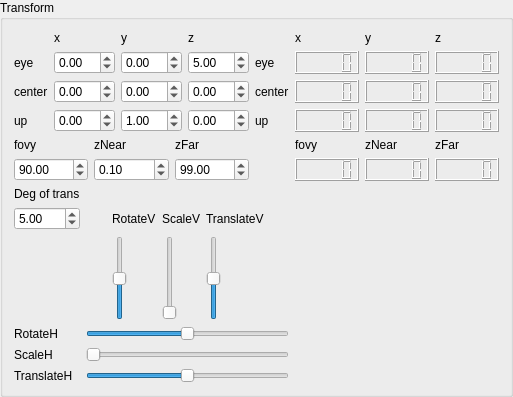
     <widget class="QGroupBox" name="Transforms">
      <property name="title">
       <string>Transform</string>
      </property>
      <layout class="QGridLayout" name="gridLayout_6">
       <item row="0" column="0">
        <layout class="QGridLayout" name="gridLayout_2">
         <item row="0" column="1">
          <widget class="QLabel" name="label_10">
           <property name="text">
            <string>x</string>
           </property>
          </widget>
         </item>
         <item row="0" column="2">
          <widget class="QLabel" name="label_11">
           <property name="text">
            <string>y</string>
           </property>
          </widget>
         </item>
         <item row="0" column="3">
          <widget class="QLabel" name="label_12">
           <property name="text">
            <string>z</string>
           </property>
          </widget>
         </item>
         <item row="1" column="0">
          <widget class="QLabel" name="label_7">
           <property name="text">
            <string>eye</string>
           </property>
          </widget>
         </item>
         <item row="1" column="1">
          <widget class="QDoubleSpinBox" name="eyeX">
           <property name="minimum">
            <double>-20.000000000000000</double>
           </property>
           <property name="maximum">
            <double>20.000000000000000</double>
           </property>
           <property name="singleStep">
            <double>0.500000000000000</double>
           </property>
           <property name="value">
            <double>0.000000000000000</double>
           </property>
          </widget>
         </item>
         <item row="1" column="2">
          <widget class="QDoubleSpinBox" name="eyeY">
           <property name="minimum">
            <double>-20.000000000000000</double>
           </property>
           <property name="maximum">
            <double>20.000000000000000</double>
           </property>
           <property name="singleStep">
            <double>0.500000000000000</double>
           </property>
          </widget>
         </item>
         <item row="1" column="3">
          <widget class="QDoubleSpinBox" name="eyeZ">
           <property name="minimum">
            <double>-20.000000000000000</double>
           </property>
           <property name="maximum">
            <double>20.000000000000000</double>
           </property>
           <property name="singleStep">
            <double>0.500000000000000</double>
           </property>
           <property name="value">
            <double>5.000000000000000</double>
           </property>
          </widget>
         </item>
         <item row="2" column="0">
          <widget class="QLabel" name="label_8">
           <property name="text">
            <string>center</string>
           </property>
          </widget>
         </item>
         <item row="2" column="1">
          <widget class="QDoubleSpinBox" name="centerX">
           <property name="minimum">
            <double>-20.000000000000000</double>
           </property>
           <property name="maximum">
            <double>20.000000000000000</double>
           </property>
           <property name="singleStep">
            <double>0.500000000000000</double>
           </property>
          </widget>
         </item>
         <item row="2" column="2">
          <widget class="QDoubleSpinBox" name="centerY">
           <property name="minimum">
            <double>-20.000000000000000</double>
           </property>
           <property name="maximum">
            <double>20.000000000000000</double>
           </property>
           <property name="singleStep">
            <double>0.500000000000000</double>
           </property>
          </widget>
         </item>
         <item row="2" column="3">
          <widget class="QDoubleSpinBox" name="centerZ">
           <property name="minimum">
            <double>-20.000000000000000</double>
           </property>
           <property name="maximum">
            <double>20.000000000000000</double>
           </property>
           <property name="singleStep">
            <double>0.500000000000000</double>
           </property>
          </widget>
         </item>
         <item row="3" column="0">
          <widget class="QLabel" name="label_9">
           <property name="text">
            <string>up</string>
           </property>
          </widget>
         </item>
         <item row="3" column="1">
          <widget class="QDoubleSpinBox" name="upX">
           <property name="minimum">
            <double>-20.000000000000000</double>
           </property>
           <property name="maximum">
            <double>20.000000000000000</double>
           </property>
           <property name="singleStep">
            <double>0.500000000000000</double>
           </property>
          </widget>
         </item>
         <item row="3" column="2">
          <widget class="QDoubleSpinBox" name="upY">
           <property name="minimum">
            <double>-20.000000000000000</double>
           </property>
           <property name="maximum">
            <double>20.000000000000000</double>
           </property>
           <property name="singleStep">
            <double>0.500000000000000</double>
           </property>
           <property name="value">
            <double>1.000000000000000</double>
           </property>
          </widget>
         </item>
         <item row="3" column="3">
          <widget class="QDoubleSpinBox" name="upZ">
           <property name="minimum">
            <double>-20.000000000000000</double>
           </property>
           <property name="maximum">
            <double>20.000000000000000</double>
           </property>
           <property name="singleStep">
            <double>0.500000000000000</double>
           </property>
          </widget>
         </item>
        </layout>
       </item>
       <item row="0" column="1" colspan="2">
        <layout class="QGridLayout" name="gridLayout_4">
         <item row="0" column="1">
          <widget class="QLabel" name="label_20">
           <property name="text">
            <string>x</string>
           </property>
          </widget>
         </item>
         <item row="0" column="2">
          <widget class="QLabel" name="label_21">
           <property name="text">
            <string>y</string>
           </property>
          </widget>
         </item>
         <item row="0" column="3">
          <widget class="QLabel" name="label_22">
           <property name="text">
            <string>z</string>
           </property>
          </widget>
         </item>
         <item row="1" column="0">
          <widget class="QLabel" name="label_17">
           <property name="text">
            <string>eye</string>
           </property>
          </widget>
         </item>
         <item row="1" column="1">
          <widget class="QLCDNumber" name="eyeXdisp"/>
         </item>
         <item row="1" column="2">
          <widget class="QLCDNumber" name="eyeYdisp"/>
         </item>
         <item row="1" column="3">
          <widget class="QLCDNumber" name="eyeZdisp"/>
         </item>
         <item row="2" column="0">
          <widget class="QLabel" name="label_18">
           <property name="text">
            <string>center</string>
           </property>
          </widget>
         </item>
         <item row="2" column="1">
          <widget class="QLCDNumber" name="centerXdisp"/>
         </item>
         <item row="2" column="2">
          <widget class="QLCDNumber" name="centerYdisp"/>
         </item>
         <item row="2" column="3">
          <widget class="QLCDNumber" name="centerZdisp"/>
         </item>
         <item row="3" column="0">
          <widget class="QLabel" name="label_19">
           <property name="text">
            <string>up</string>
           </property>
          </widget>
         </item>
         <item row="3" column="1">
          <widget class="QLCDNumber" name="upXdisp"/>
         </item>
         <item row="3" column="2">
          <widget class="QLCDNumber" name="upYdisp"/>
         </item>
         <item row="3" column="3">
          <widget class="QLCDNumber" name="upZdisp"/>
         </item>
        </layout>
       </item>
       <item row="1" column="0">
        <layout class="QGridLayout" name="gridLayout_3">
         <item row="0" column="0">
          <widget class="QLabel" name="label_13">
           <property name="text">
            <string>fovy</string>
           </property>
          </widget>
         </item>
         <item row="0" column="1">
          <widget class="QLabel" name="label_14">
           <property name="text">
            <string>zNear</string>
           </property>
          </widget>
         </item>
         <item row="0" column="2">
          <widget class="QLabel" name="label_15">
           <property name="text">
            <string>zFar</string>
           </property>
          </widget>
         </item>
         <item row="1" column="0">
          <widget class="QDoubleSpinBox" name="fovySpinBox">
           <property name="maximum">
            <double>300.000000000000000</double>
           </property>
           <property name="value">
            <double>90.000000000000000</double>
           </property>
          </widget>
         </item>
         <item row="1" column="1">
          <widget class="QDoubleSpinBox" name="zNearSpinBox">
           <property name="value">
            <double>0.100000000000000</double>
           </property>
          </widget>
         </item>
         <item row="1" column="2">
          <widget class="QDoubleSpinBox" name="zFarSpinBox">
           <property name="value">
            <double>99.000000000000000</double>
           </property>
          </widget>
         </item>
        </layout>
       </item>
       <item row="1" column="2">
        <layout class="QGridLayout" name="gridLayout_5">
         <item row="0" column="0">
          <widget class="QLabel" name="label_23">
           <property name="text">
            <string>fovy</string>
           </property>
          </widget>
         </item>
         <item row="1" column="2">
          <widget class="QLCDNumber" name="zFardisp"/>
         </item>
         <item row="1" column="1">
          <widget class="QLCDNumber" name="zNeardisp"/>
         </item>
         <item row="1" column="0">
          <widget class="QLCDNumber" name="fovyDisp"/>
         </item>
         <item row="0" column="2">
          <widget class="QLabel" name="label_25">
           <property name="text">
            <string>zFar</string>
           </property>
          </widget>
         </item>
         <item row="0" column="1">
          <widget class="QLabel" name="label_24">
           <property name="text">
            <string>zNear</string>
           </property>
          </widget>
         </item>
        </layout>
       </item>
       <item row="2" column="0" colspan="2">
        <layout class="QGridLayout" name="gridLayout">
         <item row="4" column="0">
          <widget class="QLabel" name="label_2">
           <property name="text">
            <string>ScaleH</string>
           </property>
          </widget>
         </item>
         <item row="5" column="0">
          <widget class="QLabel" name="label_3">
           <property name="text">
            <string>TranslateH</string>
           </property>
          </widget>
         </item>
         <item row="0" column="0">
          <widget class="QLabel" name="label_16">
           <property name="text">
            <string>Deg of trans</string>
           </property>
          </widget>
         </item>
         <item row="2" column="2">
          <widget class="QSlider" name="verticalSlider">
           <property name="minimum">
            <number>-36</number>
           </property>
           <property name="maximum">
            <number>36</number>
           </property>
           <property name="orientation">
            <enum>Qt::Vertical</enum>
           </property>
          </widget>
         </item>
         <item row="3" column="1" colspan="5">
          <widget class="QSlider" name="horizontalSlider">
           <property name="minimum">
            <number>-360</number>
           </property>
           <property name="maximum">
            <number>360</number>
           </property>
           <property name="singleStep">
            <number>1</number>
           </property>
           <property name="orientation">
            <enum>Qt::Horizontal</enum>
           </property>
          </widget>
         </item>
         <item row="3" column="0">
          <widget class="QLabel" name="label">
           <property name="text">
            <string>RotateH</string>
           </property>
          </widget>
         </item>
         <item row="2" column="1">
          <spacer name="horizontalSpacer">
           <property name="orientation">
            <enum>Qt::Horizontal</enum>
           </property>
           <property name="sizeHint" stdset="0">
            <size>
             <width>13</width>
             <height>17</height>
            </size>
           </property>
          </spacer>
         </item>
         <item row="2" column="5">
          <spacer name="horizontalSpacer_2">
           <property name="orientation">
            <enum>Qt::Horizontal</enum>
           </property>
           <property name="sizeHint" stdset="0">
            <size>
             <width>13</width>
             <height>17</height>
            </size>
           </property>
          </spacer>
         </item>
         <item row="4" column="1" colspan="5">
          <widget class="QSlider" name="scaleHSlider">
           <property name="minimum">
            <number>100</number>
           </property>
           <property name="maximum">
            <number>300</number>
           </property>
           <property name="singleStep">
            <number>1</number>
           </property>
           <property name="value">
            <number>100</number>
           </property>
           <property name="orientation">
            <enum>Qt::Horizontal</enum>
           </property>
          </widget>
         </item>
         <item row="2" column="3">
          <widget class="QSlider" name="scaleVSlider">
           <property name="orientation">
            <enum>Qt::Vertical</enum>
           </property>
          </widget>
         </item>
         <item row="5" column="1" colspan="5">
          <widget class="QSlider" name="moveX">
           <property name="minimum">
            <number>-500</number>
           </property>
           <property name="maximum">
            <number>500</number>
           </property>
           <property name="orientation">
            <enum>Qt::Horizontal</enum>
           </property>
          </widget>
         </item>
         <item row="2" column="4">
          <widget class="QSlider" name="MoveY">
           <property name="minimum">
            <number>-500</number>
           </property>
           <property name="maximum">
            <number>500</number>
           </property>
           <property name="orientation">
            <enum>Qt::Vertical</enum>
           </property>
          </widget>
         </item>
         <item row="1" column="0">
          <widget class="QDoubleSpinBox" name="degSpinBox">
           <property name="value">
            <double>5.000000000000000</double>
           </property>
          </widget>
         </item>
         <item row="1" column="2">
          <widget class="QLabel" name="label_4">
           <property name="text">
            <string>RotateV</string>
           </property>
          </widget>
         </item>
         <item row="1" column="4">
          <widget class="QLabel" name="label_6">
           <property name="text">
            <string>TranslateV</string>
           </property>
          </widget>
         </item>
         <item row="1" column="3">
          <widget class="QLabel" name="label_5">
           <property name="text">
            <string>ScaleV</string>
           </property>
          </widget>
         </item>
        </layout>
       </item>
      </layout>
     </widget>
